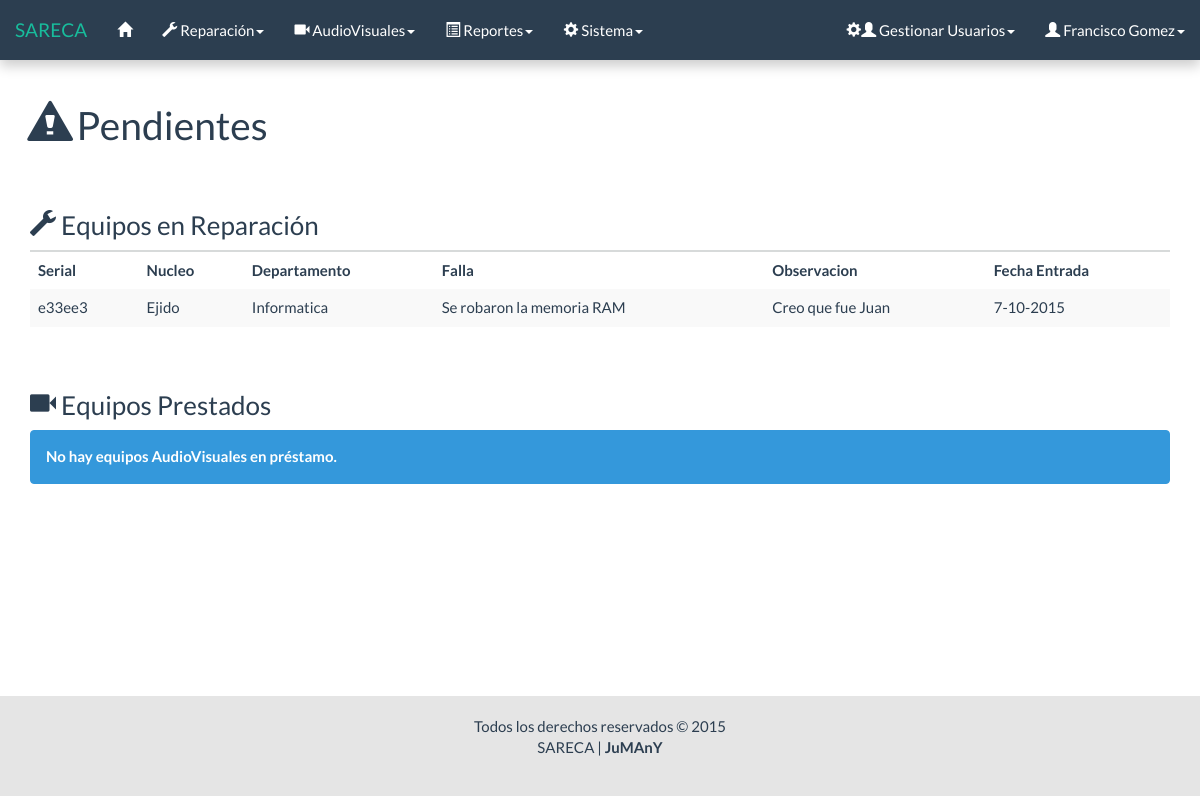
Before: /html/inicio.php (signed in) with the older database file.
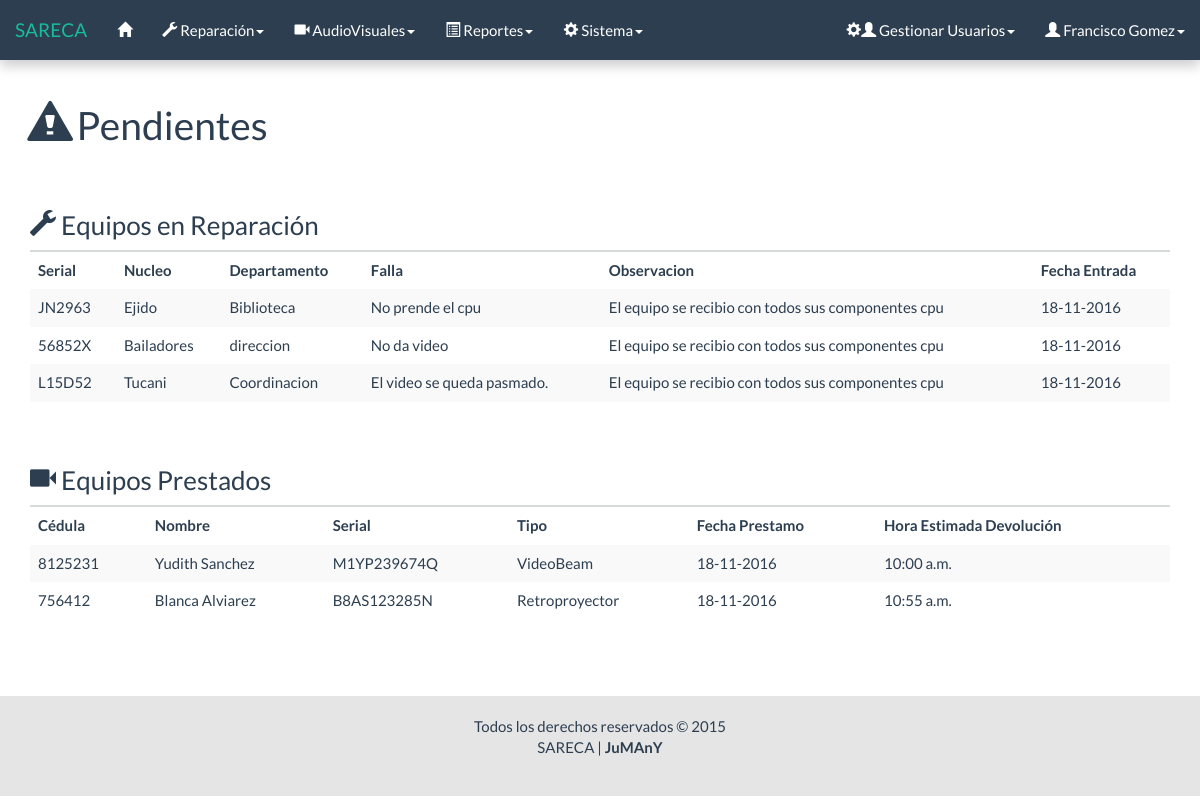
After: the same page with the newer database file.
### tables this page shows
CREATE TABLE `reparacion` (
  `Id` int(11) NOT NULL AUTO_INCREMENT,
  `Serial_equipo` varchar(11) NOT NULL,
  `Fecha_entrada` date NOT NULL,
  `Nucleo` varchar(50) NOT NULL,
  `Departamento` varchar(100) NOT NULL,
  `falla` varchar(200) NOT NULL,
  `Estado` int(1) NOT NULL,
  `observacion` varchar(200) NOT NULL,
  `resultado` int(1) NOT NULL,
  `observacion_reaparacion` varchar(200) NOT NULL,
  `Fecha_salida` date NOT NULL,
  `responsable` varchar(50) NOT NULL,
  PRIMARY KEY (`Id`),
  UNIQUE KEY `Serial_equipo` (`Serial_equipo`,`Fecha_entrada`),
  KEY `responsable` (`responsable`),
  CONSTRAINT `reparacion_ibfk_1` FOREIGN KEY (`responsable`) REFERENCES `usuario` (`Id`) ON UPDATE CASCADE
);

CREATE TABLE `prestamo` (
  `Id` int(11) NOT NULL AUTO_INCREMENT,
  `Serial_equipo` varchar(11) NOT NULL,
  `Fecha_prestamo` date NOT NULL,
  `hora_prestamo` time NOT NULL,
  `hora_estimada_devolucion` time NOT NULL,
  `destino` varchar(50) NOT NULL,
  `Id_usuario_prestador` varchar(50) NOT NULL,
  `Cedula` int(8) NOT NULL,
  `carrera` varchar(30) NOT NULL,
  `Estado` int(1) NOT NULL,
  `observacion_prestamo` varchar(200) NOT NULL,
  `fecha_devolucion` date NOT NULL,
  `hora_devolucion` time NOT NULL,
  `id_usuario_receptor` varchar(50) NOT NULL,
  `observacion_devolucion` varchar(200) NOT NULL,
  PRIMARY KEY (`Id`),
  KEY `Id_usuario` (`Id_usuario_prestador`),
  KEY `Serial_equipo` (`Serial_equipo`),
  KEY `Cedula` (`Cedula`),
  KEY `id_usuario_receptor` (`id_usuario_receptor`),
  CONSTRAINT `prestamo_ibfk_3` FOREIGN KEY (`Id_usuario_prestador`) REFERENCES `usuario` (`Id`) ON UPDATE CASCADE,
  CONSTRAINT `prestamo_ibfk_5` FOREIGN KEY (`Serial_equipo`) REFERENCES `equipo_audiovisual` (`Serial`) ON UPDATE CASCADE,
  CONSTRAINT `prestamo_ibfk_6` FOREIGN KEY (`Cedula`) REFERENCES `persona` (`Cedula`) ON UPDATE CASCADE
);

CREATE TABLE `persona` (
  `Cedula` int(8) NOT NULL,
  `Nombre` varchar(30) NOT NULL,
  `cargo` varchar(50) NOT NULL,
  PRIMARY KEY (`Cedula`)
);

CREATE TABLE `equipo_audiovisual` (
  `Serial` varchar(11) NOT NULL,
  `tipo` int(1) NOT NULL,
  `numero` tinyint(4) NOT NULL,
  `rbn` varchar(20) NOT NULL,
  `modelo` varchar(20) NOT NULL,
  `marca` varchar(30) NOT NULL,
  `inf_adic` varchar(50) NOT NULL,
  `Estado` int(1) NOT NULL,
  PRIMARY KEY (`Serial`)
);

### html/inicio/inicio_rep.php (the view, shortened to what this page needs)
<?php
	$sql = "SELECT * FROM reparacion WHERE Estado = 1";
	$res = $conectar->query($sql);
	if ($res->num_rows == 0) {
?>
		<div class="row">
			<div class="col-lg-12">
				<h3><span class="glyphicon glyphicon-wrench"></span> Equipos en Reparación</h3>
				<div class="alert alert-dismissible alert-info">
					<strong>No hay equipos en reparación.</strong>
				</div>
			</div>
		</div>
<?php
	} else {
?>
		<div class="row">
			<div class="col-lg-12">
				<h3><span class="glyphicon glyphicon-wrench"></span> Equipos en Reparación</h3>
				<table id="" class="table table-striped table-hover pendientes">
					<thead>
						<tr>
							<th>Serial</th>
							<th>Nucleo</th>
							<th>Departamento</th>
							<th>Falla</th>
							<th>Observacion</th>
							<th>Fecha Entrada</th>
						</tr>
					</thead>
					<tbody>
						<?php
						while ($fila = $res->fetch_object()) {
							list($a,$m,$d) = explode('-',$fila->Fecha_entrada);
							printf('
								<tr>
									<td>%s</td>
									<td>%s</td>
									<td>%s</td>
									<td>%s</td>
									<td>%s</td>
									<td>%d-%d-%d</td>
								</tr>',
								$fila->Serial_equipo,
								$fila->Nucleo,
								$fila->Departamento,
								$fila->falla,
								$fila->observacion,
								$d,
								$m,
								$a
							);
						}
						?>
					</tbody>
				</table>
			</div>
		</div>
<?php
	}
?>

### html/inicio/inicio_pres.php (shortened to what this page needs)
<?php
	$sql = "SELECT *
			FROM equipo_audiovisual
			JOIN prestamo ON equipo_audiovisual.Serial = prestamo.Serial_equipo
			JOIN persona ON prestamo.Cedula = persona.Cedula
			WHERE equipo_audiovisual.Estado = 2
			AND prestamo.Estado = 2";
	$res = $conectar->query($sql);
	if ($res->num_rows == 0) {
?>
		<div class="row">
			<div class="col-lg-12">
				<h3><span class="glyphicon glyphicon-facetime-video"></span> Equipos Prestados</h3>
				<div class="alert alert-dismissible alert-info">
					<strong>No hay equipos AudioVisuales en préstamo.</strong>
				</div>
			</div>
		</div>
<?php
	} else {
?>
		<div class="row">
			<div class="col-lg-12">
				<h3><span class="glyphicon glyphicon-facetime-video"></span> Equipos Prestados</h3>
				<table id="" class="table table-striped table-hover pendientes">
					<thead>
						<tr>
							<th>Cédula</th>
							<th>Nombre</th>
							<th>Serial</th>
							<th>Tipo</th>
							<th>Fecha Prestamo</th>
							<th>Hora Estimada Devolución</th>
						</tr>
					</thead>
					<tbody>
						<?php
						while ($fila = $res->fetch_object()) {
							$tipo = ($fila->tipo == 1) ? 'VideoBeam' : 'Retroproyector';
							list($a,$m,$d) = explode('-',$fila->Fecha_prestamo);
							list($hh,$mm,) = explode(':',$fila->hora_estimada_devolucion);
							$r = $hh - 12;
							if ($r > 0) {
								$hh = $r;
								$periodo_meridiano = 'p.m.';
							} elseif ($r == 0) {
								$periodo_meridiano = 'p.m.';
							} else {
								$periodo_meridiano = 'a.m.';
							}
							printf('
								<tr class="tr_con">
									<td>%d</td>
									<td>%s</td>
									<td>%s</td>
									<td>%s</td>
									<td>%d-%d-%d</td>
									<td>%s:%s %s</td>
								</tr>',
								$fila->Cedula,
								$fila->Nombre,
								$fila->Serial_equipo,
								$tipo,
								$d,
								$m,
								$a,
								$hh,
								$mm,
								$periodo_meridiano
							);
						}
						?>
					</tbody>
				</table>
			</div>
		</div>
<?php
	}
?>

Changed rows visible on the page:
changed reparacion "Ejido": Serial_equipo "e33ee3" → "JN2963"; Departamento "Informatica" → "Biblioteca"; falla "Se robaron la memoria RAM" → "No prende el cpu"; observacion "Creo que fue Juan" → "El equipo se recibio con todos sus componentes cpu"; d "7" → "18"; m "10" → "11"; a "2015" → "2016"
added reparacion: Serial_equipo "56852X", Nucleo "Bailadores", Departamento "direccion", falla "No da video", observacion "El equipo se recibio con todos sus componentes cpu", d "18", m "11", a "2016"
added reparacion: Serial_equipo "L15D52", Nucleo "Tucani", Departamento "Coordinacion", falla "El video se queda pasmado.", observacion "El equipo se recibio con todos sus componentes cpu", d "18", m "11", a "2016"
now on this page (row edited): prestamo: Cedula.Cedula "8125231", Cedula.Nombre "Yudith Sanchez", Serial_equipo "M1YP239674Q", Serial_equipo.tipo "VideoBeam", d "18", m "11", a "2016", hh "10", mm "00", periodo_meridiano "a.m."
now on this page (row edited): prestamo: Cedula.Cedula "756412", Cedula.Nombre "Blanca Alviarez", Serial_equipo "B8AS123285N", Serial_equipo.tipo "Retroproyector", d "18", m "11", a "2016", hh "10", mm "55", periodo_meridiano "a.m."
Other visible differences:
text no longer shown: "No hay equipos AudioVisuales en préstamo."
text now shown: "Cédula Nombre Serial Tipo Fecha Prestamo Hora Estimada Devolución"
